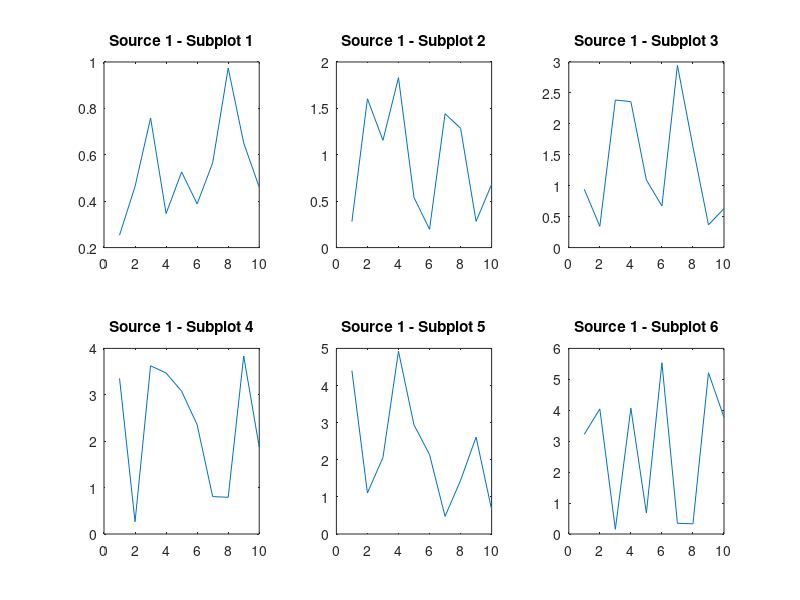
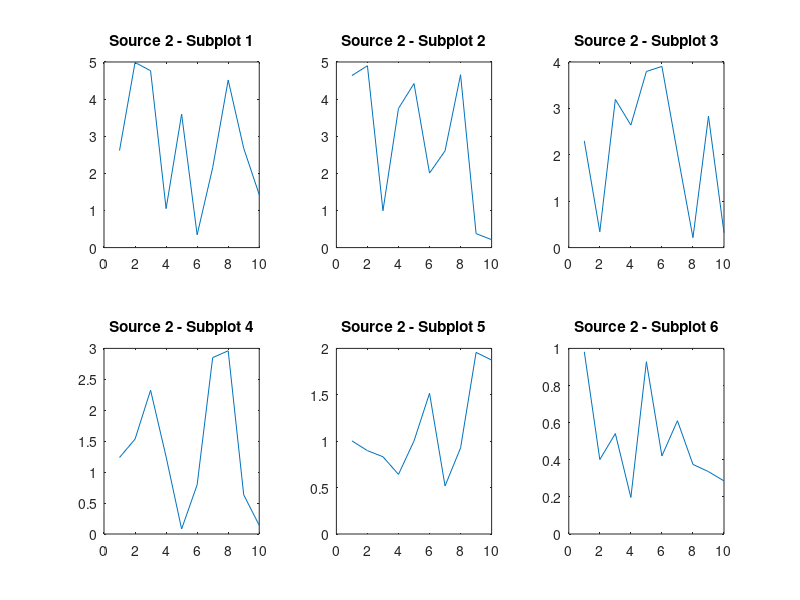

MATLAB code to generate these figures, in order: (Note: this script raises an error after producing the figures.)
% demo_rearrange_subplots - 演示如何使用 rearrange_subplots 函数
% demo_rearrange_subplots - Demonstrates usage of rearrange_subplots function

% 创建源图 1，包含多个子图 / Create Source Figure 1 with multiple subplots
fig1 = figure('Name', 'Source Figure 1');
for i = 1:6
    subplot(2, 3, i);
    plot(rand(1, 10) * i); % 示例数据 / Example data
    title(sprintf('Source 1 - Subplot %d', i));
end

% 保存源图 1 / Save Source Figure 1
saveas(fig1, 'source_fig1.fig');
close(fig1);

% 创建源图 2，包含多个子图 / Create Source Figure 2 with multiple subplots
fig2 = figure('Name', 'Source Figure 2');
for i = 1:6
    subplot(2, 3, i);
    plot(rand(1, 10) * (7 - i)); % 示例数据 / Example data
    title(sprintf('Source 2 - Subplot %d', i));
end

% 保存源图 2 / Save Source Figure 2
saveas(fig2, 'source_fig2.fig');
close(fig2);

% 准备源和目标布局及子图信息 / Prepare layout and subplot information
SourceLayout = [2, 3]; % 源图布局 / Source figure layout (2x3)
TargetLayout = [2, 4]; % 目标图布局 / Target figure layout (2x4)

% 定义子图提取和位置信息 / Define subplot extraction and target positions
tbl_SrcFigureFile_SrcSubplot_TgtLocation = {
    'source_fig1.fig', {[1, 2], [2, 1]}, {[1, 1], [1, 2]};
    'source_fig1.fig', {[1, 3], [2, 2]}, {[1, 3], [1, 4]};
    'source_fig2.fig', {[1, 1], [2, 1]}, {[2, 1], [2, 2]};
    'source_fig2.fig', {[1, 2], [2, 2]}, {[2, 3], [2, 4]};
};

% 调用函数重新排列子图，并启用高亮过程 / Call function to rearrange subplots with highlighting
rearrange_subplots(tbl_SrcFigureFile_SrcSubplot_TgtLocation, SourceLayout, TargetLayout, 'LayoutRowCol', 'FileName', true);

% 清理临时保存的源文件 / Clean up saved source files
delete('source_fig1.fig');
delete('source_fig2.fig');

